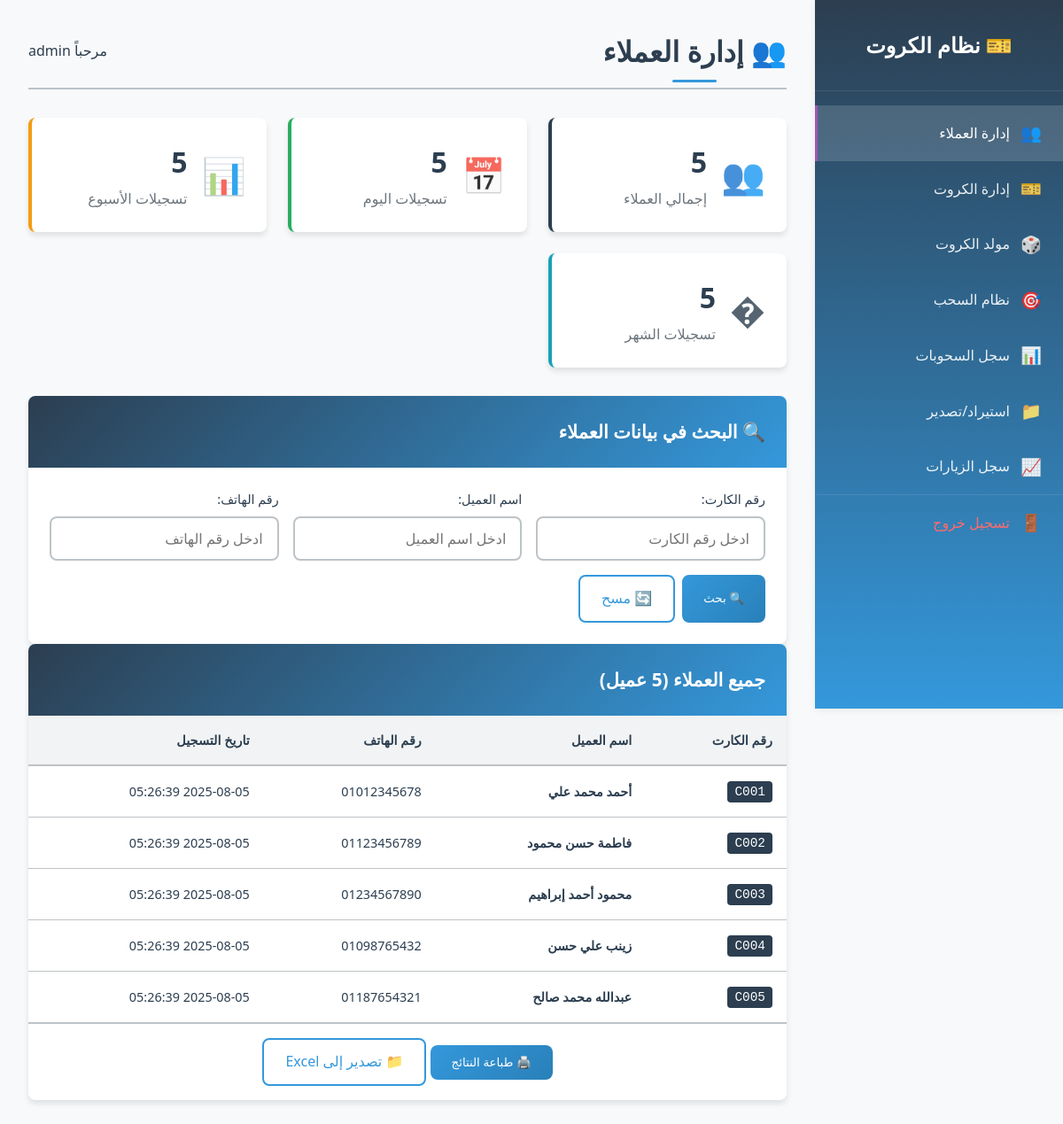
The app's page /admin.php (signed in) with its own data.
### tables this page shows
CREATE TABLE IF NOT EXISTS customers (
    id INT AUTO_INCREMENT PRIMARY KEY,
    card_number VARCHAR(50) NOT NULL UNIQUE,
    customer_name VARCHAR(100) NOT NULL,
    phone_number VARCHAR(20) NOT NULL,
    created_at TIMESTAMP DEFAULT CURRENT_TIMESTAMP,
    updated_at TIMESTAMP DEFAULT CURRENT_TIMESTAMP ON UPDATE CURRENT_TIMESTAMP,
    INDEX idx_card_number (card_number),
    INDEX idx_customer_name (customer_name),
    INDEX idx_phone_number (phone_number)
);

### admin.php (the view, shortened to what this page needs)
<?php
$page = isset($_GET['page']) ? max(1, (int)$_GET['page']) : 1;
$limit = 20;
$offset = ($page - 1) * $limit;
$card_number = isset($_GET['card_number']) ? trim($_GET['card_number']) : '';
$customer_name = isset($_GET['customer_name']) ? trim($_GET['customer_name']) : '';
$phone_number = isset($_GET['phone_number']) ? trim($_GET['phone_number']) : '';
$hasSearch = !empty($card_number) || !empty($customer_name) || !empty($phone_number);
$customers = [];
$total_customers = 0;
$stats = [];
try {
    $pdo = getDBConnection();
    $params = [];
    $whereClause = '';
    $countSql = "SELECT COUNT(*) as total FROM customers" . $whereClause;
    $countStmt = $pdo->prepare($countSql);
    $countStmt->execute($params);
    $total_customers = $countStmt->fetch(PDO::FETCH_ASSOC)['total'];
    $sql = "SELECT * FROM customers" . $whereClause . " ORDER BY created_at DESC LIMIT ? OFFSET ?";
    $params[] = $limit;
    $params[] = $offset;
    $stmt = $pdo->prepare($sql);
    $stmt->execute($params);
    $customers = $stmt->fetchAll(PDO::FETCH_ASSOC);
    if (!$hasSearch) {
        $stats['total'] = $total_customers;
        $statsQueries = [
            'today' => "SELECT COUNT(*) as count FROM customers WHERE DATE(created_at) = CURDATE()",
            'week' => "SELECT COUNT(*) as count FROM customers WHERE WEEK(created_at) = WEEK(NOW()) AND YEAR(created_at) = YEAR(NOW())",
            'month' => "SELECT COUNT(*) as count FROM customers WHERE MONTH(created_at) = MONTH(NOW()) AND YEAR(created_at) = YEAR(NOW())"
        ];
        foreach ($statsQueries as $key => $query) {
            $result = $pdo->query($query)->fetch(PDO::FETCH_ASSOC);
            $stats[$key] = $result['count'];
        }
    }
} catch(PDOException $e) {
    $error_message = "خطأ في قاعدة البيانات: " . $e->getMessage();
}
?>
<!DOCTYPE html>
<html lang="ar" dir="rtl">
<head>
    <link rel="stylesheet" href="assets/css/style.css">
    <link rel="stylesheet" href="assets/css/admin.css">
</head>
<body>
    <div class="admin-layout">
        <?php include 'includes/sidebar.php'; ?>
        <main class="main-content">
            <div class="content-header">
                <h1>👥 إدارة العملاء</h1>
                <div class="user-info">
                    <span>مرحباً <?php echo $_SESSION['admin_username']; ?></span>
                </div>
            </div>
            <?php if (!$hasSearch && !empty($stats)): ?>
            <div class="stats-grid">
                <div class="stat-card primary">
                    <div class="stat-icon">👥</div>
                    <div class="stat-content">
                        <h3><?php echo number_format($stats['total']); ?></h3>
                        <p>إجمالي العملاء</p>
                    </div>
                </div>
                <div class="stat-card success">
                    <div class="stat-icon">📅</div>
                    <div class="stat-content">
                        <h3><?php echo number_format($stats['today']); ?></h3>
                        <p>تسجيلات اليوم</p>
                    </div>
                </div>
                <div class="stat-card warning">
                    <div class="stat-icon">📊</div>
                    <div class="stat-content">
                        <h3><?php echo number_format($stats['week']); ?></h3>
                        <p>تسجيلات الأسبوع</p>
                    </div>
                </div>
                <div class="stat-card info">
                    <div class="stat-icon">�</div>
                    <div class="stat-content">
                        <h3><?php echo number_format($stats['month']); ?></h3>
                        <p>تسجيلات الشهر</p>
                    </div>
                </div>
            </div>
            <?php endif; ?>
            <div class="table-container">
                <h3>🔍 البحث في بيانات العملاء</h3>
                <div style="padding: 1.5rem;">
                    <form method="GET" action="" style="display: grid; grid-template-columns: repeat(auto-fit, minmax(200px, 1fr)); gap: 1rem; align-items: end;">
                        <div class="form-group" style="margin: 0;">
                            <label for="card_number">رقم الكارت:</label>
                            <input type="text" id="card_number" name="card_number"
                                   value="<?php echo htmlspecialchars($card_number); ?>"
                                   placeholder="ادخل رقم الكارت">
                        </div>
                        <div class="form-group" style="margin: 0;">
                            <label for="customer_name">اسم العميل:</label>
                            <input type="text" id="customer_name" name="customer_name"
                                   value="<?php echo htmlspecialchars($customer_name); ?>"
                                   placeholder="ادخل اسم العميل">
                        </div>
                        <div class="form-group" style="margin: 0;">
                            <label for="phone_number">رقم الهاتف:</label>
                            <input type="text" id="phone_number" name="phone_number"
                                   value="<?php echo htmlspecialchars($phone_number); ?>"
                                   placeholder="ادخل رقم الهاتف">
                        </div>
                        <div style="display: flex; gap: 0.5rem;">
                            <button type="submit" class="btn btn-primary">🔍 بحث</button>
                            <a href="admin.php" class="btn btn-secondary">🔄 مسح</a>
                        </div>
                    </form>
                </div>
            </div>
            <div class="table-container">
                <?php if ($hasSearch): ?>
                    <h3>نتائج البحث (<?php echo number_format($total_customers); ?> عميل)</h3>
                <?php else: ?>
                    <h3>جميع العملاء (<?php echo number_format($total_customers); ?> عميل)</h3>
                <?php endif; ?>
                <?php if (!empty($customers)): ?>
                    <div class="table-responsive">
                        <table class="data-table">
                            <thead>
                                <tr>
                                    <th>رقم الكارت</th>
                                    <th>اسم العميل</th>
                                    <th>رقم الهاتف</th>
                                    <th>تاريخ التسجيل</th>
                                </tr>
                            </thead>
                            <tbody>
                                <?php foreach ($customers as $customer): ?>
                                <tr>
                                    <td>
                                        <code style="background: var(--primary-color); color: white; padding: 0.25rem 0.5rem; border-radius: 4px;">
                                            <?php echo htmlspecialchars($customer['card_number']); ?>
                                        </code>
                                    </td>
                                    <td>
                                        <strong><?php echo htmlspecialchars($customer['customer_name']); ?></strong>
                                    </td>
                                    <td>
                                        <span style="direction: ltr; display: inline-block;">
                                            <?php echo htmlspecialchars($customer['phone_number']); ?>
                                        </span>
                                    </td>
                                    <td>
                                        <time datetime="<?php echo $customer['created_at']; ?>">
                                            <?php echo date('Y-m-d H:i:s', strtotime($customer['created_at'])); ?>
                                        </time>
                                    </td>
                                </tr>
                                <?php endforeach; ?>
                            </tbody>
                        </table>
                    </div>
                    <div style="text-align: center; padding: 1rem; border-top: 1px solid var(--border-color);">
                        <button onclick="window.print()" class="btn btn-primary">🖨️ طباعة النتائج</button>
                        <a href="import_export.php" class="btn btn-secondary">📁 تصدير إلى Excel</a>
                    </div>
                <?php endif; ?>
            </div>
        </main>
    </div>
</body>
</html>

### assets/css/style.css (style rules this page uses)
:root { --primary-color: #2c3e50; --primary-rgb: 44, 62, 80; --secondary-color: #3498db; --secondary-rgb: 52, 152, 219; --success-color: #27ae60; --success-rgb: 39, 174, 96; --warning-color: #f39c12; --warning-rgb: 243, 156, 18; --danger-color: #e74c3c; --danger-rgb: 231, 76, 60; --info-color: #17a2b8; --info-rgb: 23, 162, 184; --accent-color: #9b59b6; --accent-rgb: 155, 89, 182; --light-color: #ecf0f1; --dark-color: #2c3e50; --text-color: #2c3e50; --text-muted: #6c757d; --border-color: #bdc3c7; --bg-color: #f8f9fa; --bg-light: #f1f3f4; --shadow: 0 4px 6px rgba(0, 0, 0, 0.1); --shadow-hover: 0 8px 15px rgba(0, 0, 0, 0.2); --border-radius: 8px; --transition: all 0.3s ease; }
* { margin: 0; padding: 0; box-sizing: border-box; }
body { font-family: 'Segoe UI', Tahoma, Geneva, Verdana, sans-serif; background: linear-gradient(135deg, #667eea 0%, #764ba2 100%); min-height: 100vh; direction: rtl; color: var(--text-color); line-height: 1.6; }
h1 { text-align: center; color: var(--primary-color); margin-bottom: 2rem; font-size: 1.8rem; font-weight: 600; position: relative; }
h1::after { content: ''; position: absolute; bottom: -10px; left: 50%; transform: translateX(-50%); width: 50px; height: 3px; background: var(--secondary-color); border-radius: 2px; }
.form-group { margin-bottom: 1.5rem; position: relative; }
label { display: block; margin-bottom: 0.5rem; color: var(--text-color); font-weight: 500; font-size: 0.9rem; }
input[type="text"], input[type="tel"], input[type="number"], input[type="password"] { width: 100%; padding: 0.75rem 1rem; border: 2px solid var(--border-color); border-radius: var(--border-radius); font-size: 1rem; transition: var(--transition); background: white; font-family: 'Segoe UI', Tahoma, Geneva, Verdana, sans-serif; }
.btn { padding: 0.75rem 1.5rem; border: none; border-radius: var(--border-radius); text-decoration: none; font-weight: 500; transition: var(--transition); cursor: pointer; display: inline-block; }
.btn-primary { background: linear-gradient(135deg, var(--secondary-color), #2980b9); color: white; }
.btn-secondary { background: white; color: var(--secondary-color); border: 2px solid var(--secondary-color); }

### assets/css/admin.css (style rules this page uses)
.admin-layout { display: flex; min-height: 100vh; background: var(--bg-color); }
.main-content { margin-right: 280px; padding: 2rem; width: calc(100% - 280px); min-height: 100vh; }
.content-header { display: flex; justify-content: space-between; align-items: center; margin-bottom: 2rem; padding-bottom: 1rem; border-bottom: 2px solid var(--border-color); }
.content-header h1 { margin: 0; color: var(--primary-color); font-size: 2rem; font-weight: 600; }
.user-info { display: flex; align-items: center; gap: 1rem; font-weight: 500; color: var(--text-color); }
.stats-grid { display: grid; grid-template-columns: repeat(auto-fit, minmax(250px, 1fr)); gap: 1.5rem; margin-bottom: 2rem; }
.stat-card { background: white; padding: 1.5rem; border-radius: var(--border-radius); box-shadow: var(--shadow); display: flex; align-items: center; gap: 1rem; border-left: 4px solid; transition: transform 0.3s ease, box-shadow 0.3s ease; }
.stat-card.primary { border-left-color: var(--primary-color); }
.stat-card.success { border-left-color: var(--success-color); }
.stat-card.warning { border-left-color: var(--warning-color); }
.stat-card.info { border-left-color: var(--info-color); }
.stat-icon { font-size: 2.5rem; opacity: 0.8; }
.stat-content h3 { margin: 0; font-size: 2rem; font-weight: 700; color: var(--primary-color); }
.stat-content p { margin: 0.25rem 0 0 0; color: var(--text-muted); font-weight: 500; }
.table-container { background: white; border-radius: var(--border-radius); box-shadow: var(--shadow); overflow: hidden; }
.table-container h3 { margin: 0; padding: 1.5rem; background: linear-gradient(135deg, var(--primary-color), var(--secondary-color)); color: white; font-size: 1.3rem; font-weight: 600; }
.table-responsive { overflow-x: auto; }
.data-table { width: 100%; border-collapse: collapse; font-size: 0.9rem; }
.data-table th { background: var(--bg-light); padding: 1rem; text-align: right; font-weight: 600; color: var(--primary-color); border-bottom: 2px solid var(--border-color); white-space: nowrap; }
.data-table td { padding: 1rem; border-bottom: 1px solid var(--border-color); vertical-align: middle; }

### records on screen
customers: card_number "C001", customer_name "أحمد محمد علي", phone_number "01012345678", created_at "2025-08-05 05:26:39"
customers: card_number "C002", customer_name "فاطمة حسن محمود", phone_number "01123456789", created_at "2025-08-05 05:26:39"
customers: card_number "C003", customer_name "محمود أحمد إبراهيم", phone_number "01234567890", created_at "2025-08-05 05:26:39"
customers: card_number "C004", customer_name "زينب علي حسن", phone_number "01098765432", created_at "2025-08-05 05:26:39"
customers: card_number "C005", customer_name "عبدالله محمد صالح", phone_number "01187654321", created_at "2025-08-05 05:26:39"

### other values on screen
$_SESSION['admin_username'] "admin"
$stats['total'] "5"
$stats['today'] "5"
$stats['week'] "5"
$stats['month'] "5"
